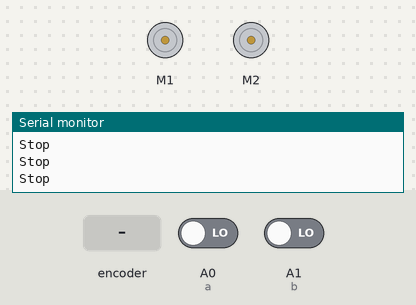
The sketch below on a simulated Arduino Uno, built with avr-gcc and run on an emulated ATmega328P. On the bench: 2 × DC motor (green arrow = forward, orange = backward, longer = faster), the last lines printed to the serial monitor. Inputs (shaded band) come from the test bench; at power-on: A0 (a) LOW, A1 (b) LOW.

Above: at 1.2 s.
1.3 s: rotary encoder on A0 (a) / A1 (b) turned 3 steps (first pin leading)
At 1.72 s:
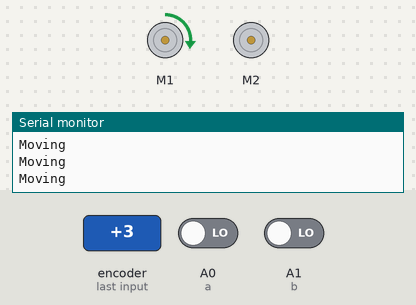
At 3.0 s:
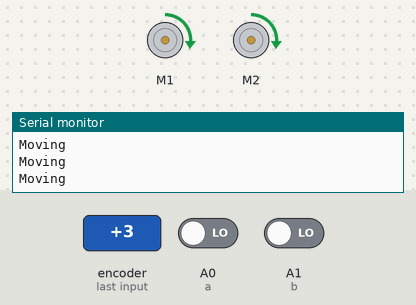
Timing chart, 0 to 4.5 s (numbered marks = the images above; inputs shaded):
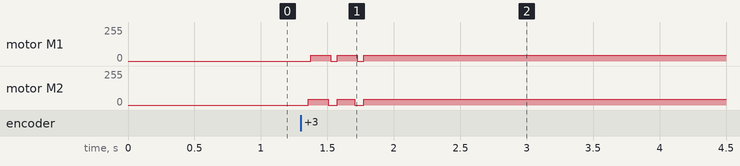

The sketch:

V1_2.ino
```cpp
#include <AFMotor.h>

AF_DCMotor motor1(1);
AF_DCMotor motor2(2);

int a=A0;
int b=A1;

void setup() {
  pinMode(a,INPUT);
  pinMode(b,INPUT);
  motor1.setSpeed(45);
  motor2.setSpeed(45);
  motor1.run(RELEASE);
  motor2.run(RELEASE);
  Serial.begin(9600);
}

void loop() {
  int c=digitalRead(a);
  int d=digitalRead(b);
  //Serial.print(c);
  //Serial.println(d);
  if(c==1 && d==1) {
    motor1.run(FORWARD);
    motor2.run(FORWARD);
    Serial.println("Moving");
  }
  else if(c==0 && d==1) {
    motor1.run(FORWARD);
    motor2.run(RELEASE);
  }
  else if(c==1 && d==0) {
    motor1.run(RELEASE);
    motor2.run(FORWARD);
  }
  else {
    motor1.run(RELEASE);
    motor2.run(RELEASE);
    Serial.println("Stop");
  }
}
```

Measured:
- after the input at 1.3 s, motor M1: stopped → forward 45/255 after 0.08 s; motor M2: alternates forward 45/255 for 0.14 s and stopped for 0.07 s, 5 changes in all, then stays forward 45/255, starting after 0.06 s
